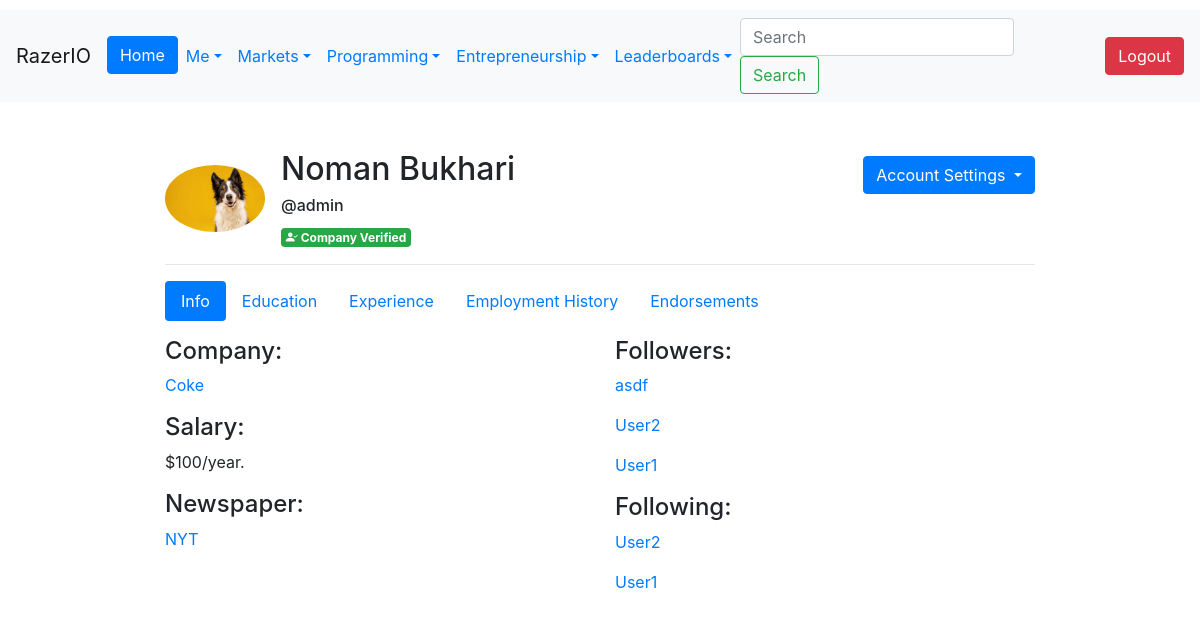
The app's page /profile/1 (signed in), older data.
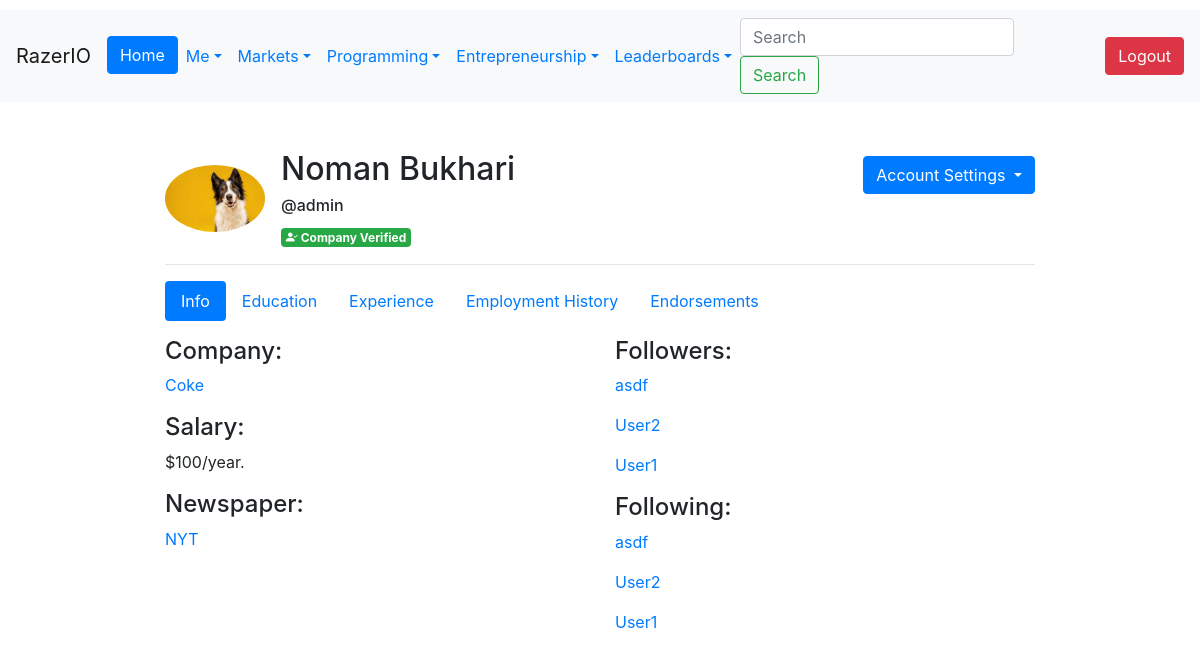
The same page, newer data.
### Users/models.py (models this page shows, shortened)
class UserFollowing(models.Model):
    User = models.ForeignKey(settings.AUTH_USER_MODEL, related_name='following', on_delete=models.CASCADE)
    Following_User_ID = models.ForeignKey(settings.AUTH_USER_MODEL, related_name='followers', on_delete=models.CASCADE)
    created = models.DateTimeField(auto_now_add=True)
    class Meta:
        constraints = [
            models.UniqueConstraint(fields=['User', 'Following_User_ID'], name='unique_followers')
        ]
        ordering = ["-created"]
    def __str__(self):
        return f'{self.User}'

class CustomUser(AbstractUser):
    Bio = models.CharField(max_length=240, default='')
    Salary = models.IntegerField(default=0)
    Company = models.ForeignKey('Company.Company', on_delete=models.CASCADE,
                                   null=True, blank=True)
    Country = models.ForeignKey(Country, on_delete=models.CASCADE, null=True)
    Region = models.ForeignKey(Region, on_delete=models.CASCADE, null=True)
    ProfilePic = models.ImageField(upload_to=upload_to, null=True, blank=True)
    Skill = models.ManyToManyField(Skill, through="User_Skill")
    Company_Verified_Email = models.BooleanField(default=False)
    badges = models.JSONField(default=dict)
    def __str__(self):
        return self.username

### Users/views.py (the view)
# urls.py: path("profile/", include("Users.urls")),
def profile(request, id):
    user = CustomUser.objects.get(id=id)
    try:
        newspaper = Nsp.objects.get(Owner=id)
    except ObjectDoesNotExist:
        newspaper = None
    followers = UserFollowing.objects.filter(Following_User_ID=id)
    users_following = UserFollowing.objects.filter(User=id)
    endorsements = Endorsement.objects.filter(receiver=id)
    is_following = False
    education = Education.objects.filter(user=user)
    owned_experience = Experience.objects.filter(owner=user)
    collaborated_experience = Experience.objects.filter(collaborators__in=[user])
    experiences = owned_experience|collaborated_experience
    experiences = experiences.distinct().order_by('status')
    mutual_follow = False
    if request.user.is_authenticated:
        following = UserFollowing.objects.filter(User=request.user, Following_User_ID=user).exists()
        if following:
            is_following = True
        mutual_follow = UserFollowing.objects.filter(User=request.user, Following_User_ID=user).exists() and UserFollowing.objects.filter(User=user, Following_User_ID=request.user).exists()
    context = {
        "id": id,
        "newspaper": newspaper,
        "followers": followers,
        "following": users_following,
        "user1": user,
        "is_following": is_following,
        "endorsements":endorsements,
        "education":education,
        "owned_project":owned_experience,
        "collaborated_project":collaborated_experience,
        "experiences":experiences,
        "mutual_follow":mutual_follow
    }
    return render(request, 'profile.html', context=context)

### Company/models.py (called while the page is built)
    def __str__(self):
        return f'{self.Name}'

### Newspaper/models.py (called while the page is built)
    def __str__(self):
        return f'{self.Title}'

### templates/profile.html (shortened to what the changed rows need)
{% extends "base.html" %}
{% load static %}
{% load humanize %}
{% load crispy_forms_filters %}
{% block content %}
<div class="container mt-5" style="max-width: 75%;">
  {% if user.is_authenticated %}
<div class="outer-profile-header">
      <div class="profile-header d-flex align-items-center justify-content-between">
        <div class="d-flex align-items-center">
      <div>
        <h2>{{ user1.first_name }} {{ user1.last_name }}</h2>
      </div>
    </div>
    </div>
  </div>
  {% endif %}
<div class="tab-content">
  <div class="tab-pane fade show active" id="info" role="tabpanel">
    <div class="row">
      <div class="col-md-6">
        {% for i in followers %}
          <p><a href="{% url 'profile' i.User.id %}" class="text-primary">{{ i }}</a></p>
        {% endfor %}
        {% for i in following %}
          <p><a href="{% url 'profile' i.Following_User_ID.id %}" class="text-primary">{{ i.Following_User_ID }}</a></p>
        {% endfor %}
      </div>
    </div>
  </div>
</div>
</div>
{% endblock %}

Row changes from the older to the newer data that the page shows:
added UserFollowing: Following_User_ID "asdf", shown under "Following:"
